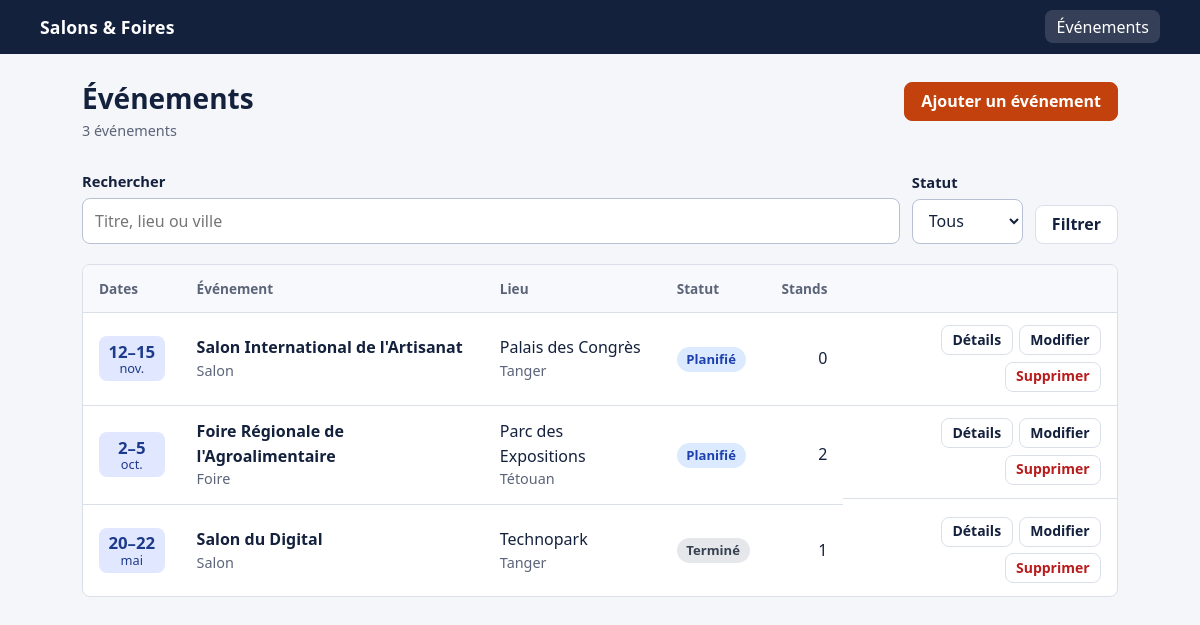
The page /evenements/index.php on the database its author committed.
### tables this page shows
CREATE TABLE IF NOT EXISTS evenement (
  id          INT UNSIGNED AUTO_INCREMENT PRIMARY KEY,
  titre       VARCHAR(150) NOT NULL,
  type        ENUM('salon','foire') NOT NULL DEFAULT 'salon',
  description TEXT NULL,
  date_debut  DATE NOT NULL,
  date_fin    DATE NOT NULL,
  lieu        VARCHAR(150) NOT NULL,
  ville       VARCHAR(100) NOT NULL,
  statut      ENUM('planifie','en_cours','termine','annule') NOT NULL DEFAULT 'planifie',
  created_at  TIMESTAMP NOT NULL DEFAULT CURRENT_TIMESTAMP,
  updated_at  TIMESTAMP NOT NULL DEFAULT CURRENT_TIMESTAMP ON UPDATE CURRENT_TIMESTAMP,
  CONSTRAINT chk_evenement_dates CHECK (date_fin >= date_debut)
);

### models/Evenement.php (called while the page is built, shortened)
<?php
require_once __DIR__ . '/../config/database.php';
require_once __DIR__ . '/../includes/functions.php';
class Evenement
{
    public static function paginate(string $q = '', string $statut = '', int $page = 1): array
    {
        $where  = [];
        $params = [];
        $whereSql = $where ? 'WHERE ' . implode(' AND ', $where) : '';
        $count = db()->prepare("SELECT COUNT(*) FROM evenement e $whereSql");
        $count->execute($params);
        $total = (int) $count->fetchColumn();
        $pages = max(1, (int) ceil($total / self::PER_PAGE));
        $page  = min(max(1, $page), $pages);
        $stmt = db()->prepare(
            "SELECT e.*,
                    (SELECT COUNT(*) FROM stand s WHERE s.evenement_id = e.id) AS nb_stands
             FROM evenement e
             $whereSql
             ORDER BY e.date_debut DESC, e.id DESC
             LIMIT :limit OFFSET :offset"
        );
        $stmt->bindValue(':limit', self::PER_PAGE, PDO::PARAM_INT);
        $stmt->bindValue(':offset', ($page - 1) * self::PER_PAGE, PDO::PARAM_INT);
        $stmt->execute();
        return [
            'items' => $stmt->fetchAll(),
            'total' => $total,
            'page'  => $page,
            'pages' => $pages,
        ];
    }
}

### config/database.php (called while the page is built, shortened)
<?php
function db(): PDO
{
    static $pdo = null;
    if ($pdo === null) {
        $dsn = 'mysql:host=' . DB_HOST . ';dbname=' . DB_NAME . ';charset=utf8mb4';
        $pdo = new PDO($dsn, DB_USER, DB_PASS, [
            PDO::ATTR_ERRMODE            => PDO::ERRMODE_EXCEPTION,
            PDO::ATTR_DEFAULT_FETCH_MODE => PDO::FETCH_ASSOC,
            PDO::ATTR_EMULATE_PREPARES   => false,
        ]);
    }
    return $pdo;
}
?>

### evenements/index.php (the view, shortened to what this page needs)
<?php
require_once __DIR__ . '/../includes/functions.php';
require_once __DIR__ . '/../models/Evenement.php';
$q      = trim((string) ($_GET['q'] ?? ''));
$statut = (string) ($_GET['statut'] ?? '');
if (!isset(STATUTS[$statut])) {
    $statut = '';
}
$result = Evenement::paginate($q, $statut, (int) ($_GET['page'] ?? 1));
$filtered = ($q !== '' || $statut !== '');
require __DIR__ . '/../includes/header.php';
?>
<div class="page-head">
  <div>
    <h1>Événements</h1>
    <p class="muted"><?= $result['total'] ?> <?= $result['total'] > 1 ? 'événements' : 'événement' ?><?= $filtered ? ' correspondant à votre recherche' : '' ?></p>
  </div>
  <a class="btn btn-primary" href="create.php">Ajouter un événement</a>
</div>
<form method="get" class="filters" role="search">
  <div class="field">
    <label for="q">Rechercher</label>
    <input id="q" name="q" type="search" placeholder="Titre, lieu ou ville" value="<?= e($q) ?>">
  </div>
  <div class="field">
    <label for="statut">Statut</label>
    <select id="statut" name="statut">
      <option value="">Tous</option>
    </select>
  </div>
  <button type="submit" class="btn">Filtrer</button>
</form>
<?php if (!$result['items']): ?>
  <section class="panel empty">
    <h2><?= $filtered ? 'Aucun résultat' : 'Aucun événement pour le moment' ?></h2>
    <p><?= $filtered ? 'Modifiez votre recherche ou réinitialisez les filtres.' : 'Ajoutez votre premier salon ou foire pour commencer.' ?></p>
    <a class="btn btn-primary" href="create.php">Ajouter un événement</a>
  </section>
<?php else: ?>
  <div class="table-wrap">
    <table>
      <thead>
        <tr>
          <th scope="col">Dates</th>
          <th scope="col">Événement</th>
          <th scope="col">Lieu</th>
          <th scope="col">Statut</th>
          <th scope="col" class="num">Stands</th>
          <th scope="col"><span class="sr-only">Actions</span></th>
        </tr>
      </thead>
      <tbody>
      <?php foreach ($result['items'] as $ev): ?>
        <tr>
          <td><?= date_tile($ev['date_debut'], $ev['date_fin']) ?></td>
          <td>
            <a class="row-title" href="show.php?id=<?= (int) $ev['id'] ?>"><?= e($ev['titre']) ?></a>
            <div class="muted"><?= e(TYPES[$ev['type']] ?? $ev['type']) ?></div>
          </td>
          <td><?= e($ev['lieu']) ?><div class="muted"><?= e($ev['ville']) ?></div></td>
          <td><?= badge_statut($ev['statut']) ?></td>
          <td class="num"><?= (int) $ev['nb_stands'] ?></td>
          <td class="actions">
            <a class="btn btn-sm" href="show.php?id=<?= (int) $ev['id'] ?>">Détails</a>
            <a class="btn btn-sm" href="edit.php?id=<?= (int) $ev['id'] ?>">Modifier</a>
            <?= delete_form((int) $ev['id'], 'btn btn-sm btn-danger') ?>
          </td>
        </tr>
      <?php endforeach; ?>
      </tbody>
    </table>
  </div>
<?php endif; ?>
<?php require __DIR__ . '/../includes/footer.php'; ?>

### includes/functions.php (shortened to what this page needs)
<?php
function e(?string $value): string
{
    return htmlspecialchars((string) $value, ENT_QUOTES, 'UTF-8');
}
function fmt_date(string $date): string
{
    return date('d/m/Y', strtotime($date));
}
function csrf_token(): string
{
    return $_SESSION['csrf'];
}
function csrf_field(): string
{
    return '<input type="hidden" name="csrf" value="' . e(csrf_token()) . '">';
}
function badge_statut(string $statut): string
{
    $label = STATUTS[$statut] ?? $statut;
    return '<span class="badge badge-' . e($statut) . '">' . e($label) . '</span>';
}
function delete_form(int $id, string $class = 'btn btn-danger'): string
{
    return '<form method="post" action="' . BASE_URL . '/evenements/delete.php" class="inline"'
        . ' onsubmit="return confirm(\'Supprimer cet événement ? Les stands rattachés seront supprimés aussi.\');">'
        . csrf_field()
        . '<input type="hidden" name="id" value="' . $id . '">'
        . '<button type="submit" class="' . e($class) . '">Supprimer</button>'
        . '</form>';
}
function date_tile(string $debut, string $fin): string
{
    static $mois = ['janv.', 'févr.', 'mars', 'avr.', 'mai', 'juin', 'juil.', 'août', 'sept.', 'oct.', 'nov.', 'déc.'];
    $d = strtotime($debut);
    $f = strtotime($fin);
    $jd = (int) date('j', $d);
    $jf = (int) date('j', $f);
    $md = $mois[(int) date('n', $d) - 1];
    $mf = $mois[(int) date('n', $f) - 1];
    if ($debut === $fin) {
        $jours = (string) $jd;
        $moisTxt = $md;
    } elseif (date('Y-n', $d) === date('Y-n', $f)) {
        $jours = $jd . '–' . $jf;
        $moisTxt = $md;
    } else {
        $jours = $jd . '–' . $jf;
        $moisTxt = rtrim($md, '.') . '–' . $mf;
    }
    return '<span class="date-tile" title="' . e(fmt_date($debut) . ' au ' . fmt_date($fin)) . '">'
        . '<b>' . e($jours) . '</b><i>' . e($moisTxt) . '</i></span>';
}

### assets/css/style.css (style rules this page uses)
:root { --paper: #f5f6fa; --surface: #ffffff; --ink: #14213d; --muted: #5b6478; --line: #dadfea; --nav: #14213d; --brand: #c2410c; --brand-dark: #9a3412; --accent: #1d4ed8; --danger: #b91c1c; --danger-bg: #fee2e2; --danger-line: #fecaca; --ok: #166534; --ok-bg: #dcfce7; --ok-line: #bbf7d0; --radius: 8px; --font: "Segoe UI", system-ui, -apple-system, "Helvetica Neue", Arial, sans-serif; }
*, *::before, *::after { box-sizing: border-box; }
body { margin: 0; background: var(--paper); color: var(--ink); font: 16px/1.55 var(--font); }
a { color: var(--accent); }
h1 { font-size: 1.75rem; line-height: 1.2; margin: 0 0 .25rem; font-weight: 650; }
p { margin: 0 0 .5rem; }
.muted { color: var(--muted); font-size: .9rem; }
.page-head { display: flex; align-items: flex-start; justify-content: space-between; flex-wrap: wrap; gap: 1rem; margin-bottom: 1.25rem; }
.btn { display: inline-flex; align-items: center; justify-content: center; padding: .55rem 1rem; border: 1px solid var(--line); border-radius: var(--radius); background: var(--surface); color: var(--ink); font: inherit; font-weight: 600; text-decoration: none; cursor: pointer; line-height: 1.2; }
.btn-primary { background: var(--brand); border-color: var(--brand); color: #fff; }
.btn-danger { color: var(--danger); }
.btn-sm { padding: .35rem .65rem; font-size: .875rem; }
form.inline { display: inline; margin: 0; }
.filters { display: flex; flex-wrap: wrap; align-items: flex-end; gap: .75rem; margin-bottom: 1.25rem; }
.filters .field { margin: 0; }
.filters .field:first-child { flex: 1 1 260px; }
.table-wrap { background: var(--surface); border: 1px solid var(--line); border-radius: var(--radius); overflow-x: auto; }
table { width: 100%; border-collapse: collapse; min-width: 720px; }
th, td { padding: .8rem 1rem; text-align: left; vertical-align: middle; border-bottom: 1px solid var(--line); }
tbody tr:last-child td { border-bottom: 0; }
thead th { font-size: .85rem; font-weight: 600; color: var(--muted); background: #f8f9fc; white-space: nowrap; }
.num { text-align: right; font-variant-numeric: tabular-nums; }
.actions { display: flex; flex-wrap: wrap; gap: .4rem; }
td.actions { justify-content: flex-end; white-space: nowrap; }
.row-title { font-weight: 650; color: var(--ink); text-decoration: none; }
.date-tile { display: inline-flex; flex-direction: column; align-items: center; justify-content: center; min-width: 4.1rem; padding: .35rem .5rem; border-radius: var(--radius); background: #e0e7ff; color: #1e3a8a; line-height: 1.15; text-align: center; }
.date-tile b { font-size: 1.05rem; font-weight: 700; font-variant-numeric: tabular-nums; }
.date-tile i { font-style: normal; font-size: .8rem; }
.badge { display: inline-block; padding: .15rem .6rem; border-radius: 999px; font-size: .82rem; font-weight: 600; }
.badge-planifie { background: #dbeafe; color: #1e40af; }
.badge-termine { background: #e5e7eb; color: #374151; }
.field { margin-bottom: 1.1rem; }
.field label { display: block; margin-bottom: .3rem; font-weight: 600; font-size: .92rem; }
input[type="text"], input[type="search"], input[type="date"], select, textarea { width: 100%; padding: .6rem .75rem; border: 1px solid #b8c0d4; border-radius: var(--radius); background: #fff; color: var(--ink); font: inherit; }

### rows shown on the page
evenement: jours "12–15", date_debut "nov.", titre "Salon International de l'Artisanat", type "Salon", lieu "Palais des Congrès", ville "Tanger", statut "Planifié", nb_stands "0"
evenement: jours "2–5", date_debut "oct.", titre "Foire Régionale de l'Agroalimentaire", type "Foire", lieu "Parc des Expositions", ville "Tétouan", statut "Planifié", nb_stands "2"
evenement: jours "20–22", date_debut "mai", titre "Salon du Digital", type "Salon", lieu "Technopark", ville "Tanger", statut "Terminé", nb_stands "1"

### other values the page prints
$result['total'] "3"
